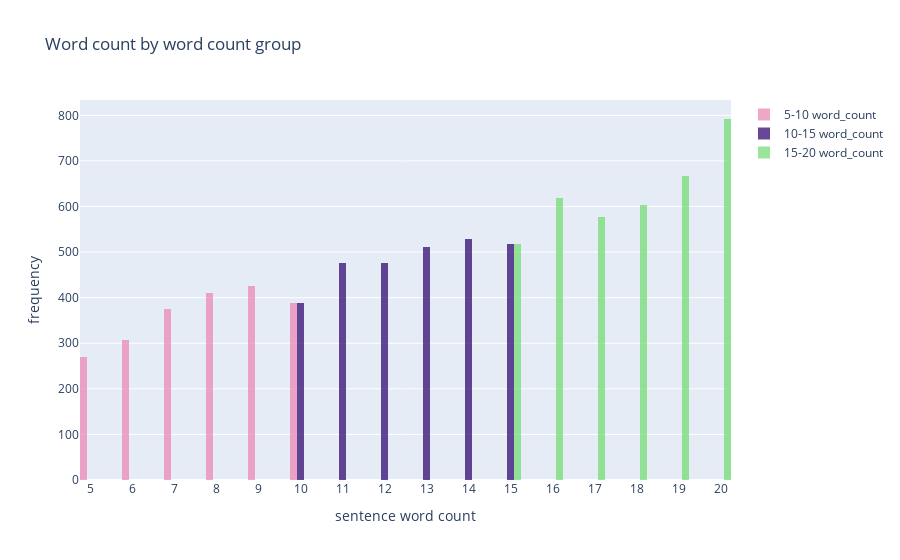

This figure's notebook cell:
### Markdown cell above
# Comparing the Word ranges approach (5-10, 10-15, 15-29) to Quantiles approach (12, 19 23)
## - Word ranges approach (5-10, 10-15, 15-29):

### Code cell
import plotly.express as px
import pandas as pd
import numpy as np
import plotly.graph_objects as go

tweets = pd.read_csv('Tweets_dataset.csv')
tweets['word_count'] = tweets.text.apply(lambda t: len(t.split()))
tweets['char_count'] = tweets.text.apply(lambda t: len(t))

tweets_sentiments_count = tweets.loc[ : , ['text','airline_sentiment', 'word_count', 'char_count']] \
                                .sort_values(by='airline_sentiment')
max_word_count = int(tweets_sentiments_count.word_count.max())

tweets_sentiments_wcount_1 = tweets_sentiments_count.query('word_count >= 5 and word_count <= 10')
tweets_sentiments_wcount_2 = tweets_sentiments_count.query('word_count >= 10 and word_count <= 15')
tweets_sentiments_wcount_3 = tweets_sentiments_count.query('word_count >= 15 and word_count <= 20')

print(f'5-10 len {len(tweets_sentiments_wcount_1)}, 10-15 len {len(tweets_sentiments_wcount_2)} 15-20 len {len(tweets_sentiments_wcount_3)}')

fig = go.Figure()

fig.add_trace(go.Histogram(
    x = tweets_sentiments_wcount_1.word_count,
    name='5-10 word_count', # name used in legend and hover labels
    nbinsx=max_word_count,
    marker_color='#EB89B5',
    opacity=0.75
))

fig.add_trace(go.Histogram(
    x = tweets_sentiments_wcount_2.word_count,
    name='10-15 word_count', # name used in legend and hover labels
    nbinsx=max_word_count,
    marker_color='#330C73',
    opacity=0.75
))

fig.add_trace(go.Histogram(
    x = tweets_sentiments_wcount_3.word_count,
    name='15-20 word_count', # name used in legend and hover labels
    nbinsx=max_word_count,
    marker_color='#77dd77',
    opacity=0.75,
))

fig.update_layout(barmode='group', # ['stack', 'group', 'overlay', 'relative']
                  title='Word count by word count group',
                  bargap=0, # gap between bars of adjacent location coordinates
                  bargroupgap=0, # gap between bars of the same location coordinates
                  xaxis = dict(tickmode = 'linear', tick0 = 0, dtick = 1),
                  xaxis_title="sentence word count", yaxis_title="frequency")


fig.show()

### Figure 1 — Plotly figure (JSON) as saved in the notebook; plotly's stock layout.template omitted (floating-point values rounded to 4 significant figures; data arrays with more than 128 entries replaced by an {"elided": "..."} marker saying what was removed)
{"data": [{"marker": {"color": "#EB89B5"}, "name": "5-10 word_count", "nbinsx": 36, "opacity": 0.75, "type": "histogram", "x": {"elided": "2179 int values"}}, {"marker": {"color": "#330C73"}, "name": "10-15 word_count", "nbinsx": 36, "opacity": 0.75, "type": "histogram", "x": {"elided": "2899 int values"}}, {"marker": {"color": "#77dd77"}, "name": "15-20 word_count", "nbinsx": 36, "opacity": 0.75, "type": "histogram", "x": {"elided": "3776 int values"}}], "layout": {"bargap": 0, "bargroupgap": 0, "barmode": "group", "title": {"text": "Word count by word count group"}, "xaxis": {"dtick": 1, "tick0": 0, "tickmode": "linear", "title": {"text": "sentence word count"}}, "yaxis": {"title": {"text": "frequency"}}}}
